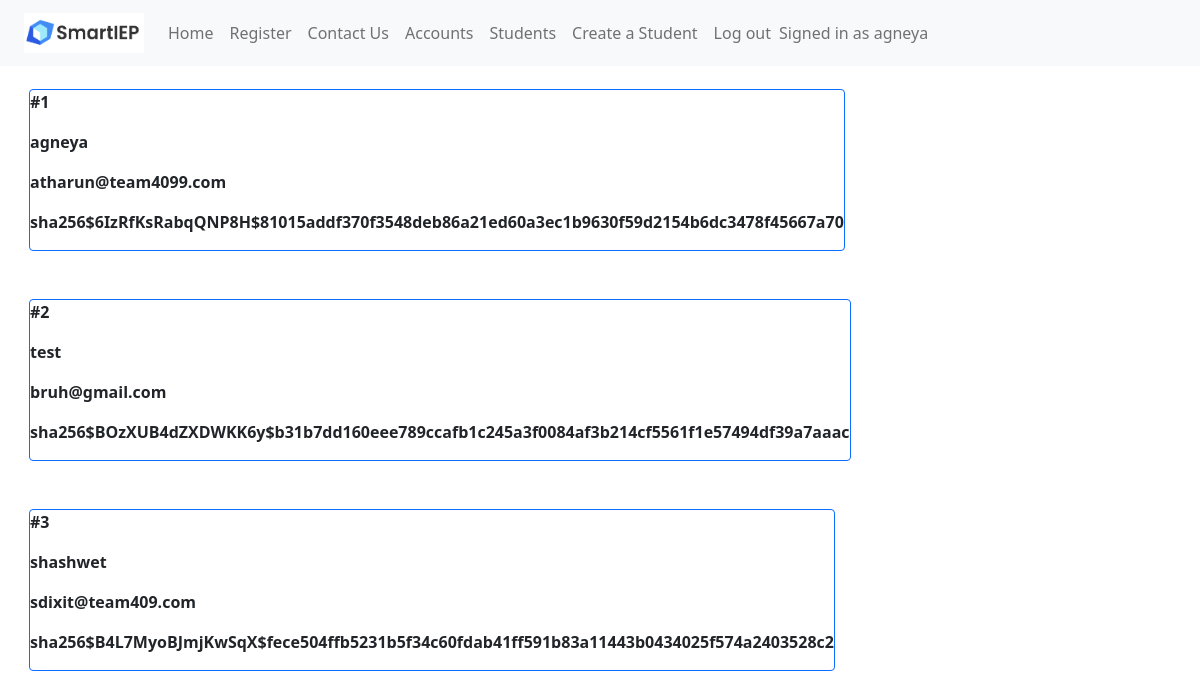
The page /accounts (signed in) on the database its author committed.
### app.py (models this page shows, shortened)
class Accounts(UserMixin, db.Model):
	__tablename__ = 'accounts'
	account_id = db.Column(db.Integer, primary_key=True)
	callname = db.Column(db.String(200),nullable=False)
	username = db.Column(db.String(200),nullable=False)
	password = db.Column(db.String(200),nullable=False)

### app.py (the view)
@main.route("/accounts")
@login_required
def accounts():
	accounts = Accounts.query.all()
	return render_template('accounts.html',accounts=accounts)

### app.py (called while the page is built)
@login_manager.user_loader
def load_user(account_id):
    return Accounts.query.get(int(account_id))

@app.context_processor
def utility_processor():
	def parse_tasks(newData):
		tasks1 = []
		tasks2 = []
		tasks3 = []
		tasks4 = []
		tasks5 = []
		goalArrays = [tasks1,tasks2,tasks3,tasks4,tasks5]
		parts = newData[:-1].split(";")
		counter = 0
		for part in parts:
			if part[1] == "[":
				part = re.sub("\[.*?\]","[]",part)
				part = part.replace("[","").replace("]","")
				goalArrays[counter].append(part)
				counter = counter + 1
		for part in parts:
			if part[1] == "(":
				goalKey = int(part[part.find("(")+1:part.find(")")])
				part = re.sub("\(.*?\)","()",part)
				part = part.replace("(","").replace(")","")
				goalArrays[goalKey].append(part)
		return goalArrays
	return dict(parse_tasks=parse_tasks)

### templates/accounts.html (shortened to what this page needs)
<!DOCTYPE html>
<html lang="en">
    <head>
        <link href="https://cdn.jsdelivr.net/npm/bootstrap@5.0.2/dist/css/bootstrap.min.css" rel="stylesheet">
    </head>
    <header>
      {% include 'nav.html' %}
    </header>
    <body>
        <div class="content">
            {% for account in accounts %}
                <div class="m-4 border border-primary rounded">
                    <p><b>#{{ account.account_id }}</b></p>
                    <p><b>{{ account.callname }}</b></p>
                    <p><b>{{ account.username }}</b></p>
                    <p><b>{{ account.password }}</b></p>
                </div>
            {% endfor %}
        </div>
    </body>
</html>

### templates/nav.html
<nav class="px-4 navbar fixed-top navbar-expand-lg navbar-light bg-light">
    <a class="navbar-brand" href="/"><img src="static\smartieplogo.png" width="120" height="40"></a>
    <div>
      <ul class="navbar-nav mr-auto">
        <li class="nav-item active">
          <a class="nav-link" href="/signin">Home</a>
        </li>
        <li class="nav-item">
          <a class="nav-link" href="/register">Register</a>
        </li>
        <li class="nav-item">
          <a class="nav-link" href="/contactus">Contact Us</a>
        </li>
        {% if current_user.is_authenticated %}
        <li class="nav-item">
          <a class="nav-link" href="/accounts">Accounts</a>
        </li>
        <li class="nav-item">
          <a class="nav-link" href="/students">Students</a>
        </li>
        <li class="nav-item">
          <a class="nav-link" href="/createstudent">Create a Student</a>
        </li>
        <li class="nav-item">
          <a class="nav-link" href="/logout">Log out</a>
        </li>
        <span class="navbar-text navbar-right">
          Signed in as {{ current_user.callname }}
        </span>
      </ul>
        {% endif %}
    </div>
  </nav>

### templates/accounts.html (style rules this page uses)
.content { margin: 5px; width: 100%; display: flex; flex-direction: row; flex-wrap: wrap; }
body { padding-top: 60px; }

### rows shown on the page
Accounts: callname "agneya", account_id "1", username "atharun@team4099.com", password "sha256$6IzRfKsRabqQNP8H$81015addf370f3548deb86a21ed60a3ec1b9630f59d2154b6dc3478f45667a70"
Accounts: account_id "2", callname "test", username "bruh@gmail.com", password "sha256$BOzXUB4dZXDWKK6y$b31b7dd160eee789ccafb1c245a3f0084af3b214cf5561f1e57494df39a7aaac"
Accounts: account_id "3", callname "shashwet", username "sdixit@team409.com", password "sha256$B4L7MyoBJmjKwSqX$fece504ffb5231b5f34c60fdab41ff591b83a11443b0434025f574a2403528c2"
